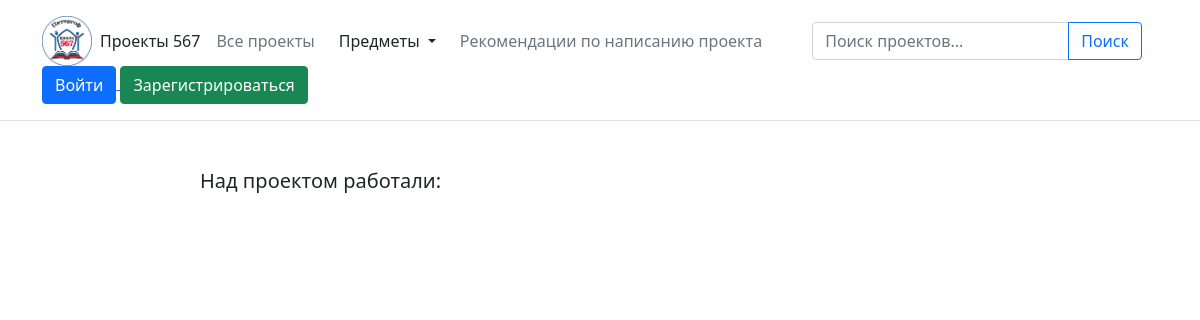
The page /projects/obshchestvo-nashego-vremeni on the database as committed earlier.
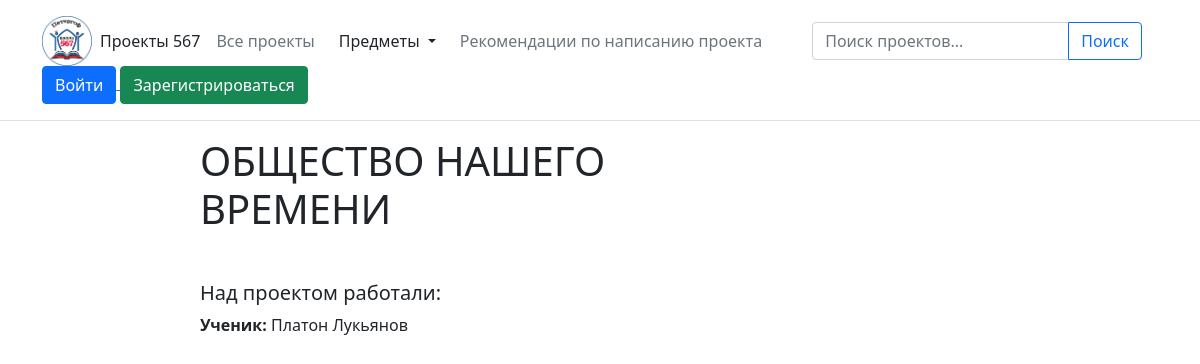
The same page on the database as committed later.
### models.py (models this page shows, shortened)
class Project(db.Model):
    id = db.Column(db.Integer, primary_key=True)
    name = db.Column(db.String(100), nullable=False)
    desc = db.Column(db.Text)
    subject_id = db.Column(db.Integer, db.ForeignKey('subject.id'))
    path_to_index = db.Column(db.String(255))
    site_url = db.Column(db.String(255))
    path_to_tphoto = db.Column(db.String(255))
    has_photo = db.Column(db.Boolean, default=False)
    suggests = db.relationship('ProjectSuggest', lazy=True, backref="project")
    created = db.Column(db.DateTime, default=datetime.now)
    slug = db.Column(db.String, unique=True, nullable=False)
    type = db.Column(db.Integer,
                     default=2)  # 0 - Project without files, 1 - Project with files, 2 - Site
    active = db.Column(db.Boolean, default=False)
    is_best = db.Column(db.Boolean, default=False)

class User(db.Model, UserMixin):
    id = db.Column(db.Integer, primary_key=True)
    email = db.Column(db.String(255), unique=True)
    first_name = db.Column(db.String(100))
    last_name = db.Column(db.String(100))
    password = db.Column(db.String(100), nullable=False)
    usertype_id = db.Column(db.Integer, db.ForeignKey('user_type.id'),
                            nullable=False)
    projects = db.relationship('Project', secondary=projects_users, lazy='subquery',
                               backref=db.backref('users', lazy=True))
    projects_suggests = db.relationship('ProjectSuggest', lazy=True, backref="sender")
    admin_access = db.Column(db.Boolean, default=False)
    email_confirmed = db.Column(db.Boolean, default=False)

class UserType(db.Model):
    id = db.Column(db.Integer, primary_key=True)
    name = db.Column(db.String(60))
    users = db.relationship('User', backref='usertype', lazy=True)
    slug = db.Column(db.String, unique=True)

### projects/blueprint.py (the view)
@projects.route('/<slug>')
def project_detail(slug):
    project = Project.query.filter((Project.slug == slug) & Project.active).first()
    all_subjects = Subject.query.all()
    return render_template('projects/project_detail.html', project=project, subjects=all_subjects)

### accounts/blueprint.py (called while the page is built)
@app.after_request
def redirect_to_signin(response):
    if response.status_code == 401:
        return redirect(url_for('accounts.login_page') + "?next=" + request.url)
    return response

### projects/templates/projects/project_detail.html (shortened to what this page needs)
{% extends 'base.html' %}
{% block content %}
    <div class="col-md-6 offset-2">
        <h1 class="text-uppercase mb-5">{{ project.name }}</h1>
        <div class="authors mb-3">
            <h5>Над проектом работали: </h5>
            {% for user in project.users %}
                <div>
                    <b>{{ user.usertype.name }}: </b>{{ user.first_name + " " + user.last_name }}
                </div>
            {% endfor %}
        </div>
    </div>
{% endblock %}

### templates/base.html (shortened to what this page needs)
<html>
<head>
    <link href="{{ url_for('static', filename='bootstrap.css') }}" rel="stylesheet">
    <link rel="stylesheet" href="https://cdn.jsdelivr.net/npm/bootstrap-icons@1.4.1/font/bootstrap-icons.css">
    <link rel="stylesheet" href="{{ url_for('static', filename='css/card.css') }}">
</head>
<body>
<header class="p-3 mb-3 border-bottom">
    <div class="container">
        <div class="d-flex flex-wrap align-items-center justify-content-center justify-content-lg-start">
            <a href="/" class="d-flex align-items-center mb-2 mb-lg-0 text-dark text-decoration-none">
                <img src="{{ url_for('static', filename='images/567logo.jpg') }}" alt="" width="50">
                <span class="m-2">Проекты 567</span>
            </a>
            <ul class="nav col-12 col-lg-auto me-lg-auto mb-2 justify-content-center mb-md-0">
                <li><a href="{{ url_for('projects.all_projects') }}" class="nav-link px-2 link-secondary">Все
                    проекты</a></li>
                <li>
                    <a class="nav-link dropdown-toggle link-dark" href="#" id="navbarDarkDropdownMenuLink" role="button"
                       data-bs-toggle="dropdown" aria-expanded="false">
                        Предметы
                    </a>
                </li>
                <li>
                    <a href="{{ url_for('projects.all_projects') }}" class="nav-link px-2 link-secondary">
                        Рекомендации по написанию проекта
                    </a>
                </li>
            </ul>
            <form class="col-12 col-lg-auto mb-3 mb-lg-0 me-lg-3" method="get"
                  action="{{ url_for('projects.all_projects') }}">
                <div class="input-group">
                    <input type="search" class="form-control" name="q" placeholder="Поиск проектов..."
                           value={{ request.args.get('q', '') }}>
                    <button type="submit" class="btn btn-outline-primary">Поиск</button>
                </div>
            </form>
            {% if current_user.is_authenticated %}
                <div class="dropdown text-end">
                    <a href="#" class="d-block link-dark text-decoration-none dropdown-toggle" id="dropdownUser1"
                       data-bs-toggle="dropdown" aria-expanded="false">
                        <i class="bi bi-person-circle" style="font-size: 1rem;"></i>
                        <span>{{ current_user.first_name }} {{ current_user.last_name }}</span>
                    </a>
                    <ul class="dropdown-menu text-small" aria-labelledby="dropdownUser1" style="">
                        <li><a class="dropdown-item" href="{{ url_for('projects.upload_project') }}">Новый проект...</a></li>
                        <li class="d-flex justify-content-between align-items-center">
                            <a class="dropdown-item"
                               href="{{ url_for('suggestions.project_suggestions') }}">Заявки...</a>
                            {% if current_user.suggestion_count() %}
                                <span class="badge bg-danger rounded-pill mr-1">{{ current_user.suggestion_count() }}</span>
                            {% endif %}
                            {% if current_user.admin_access %}
                                <li><a class="dropdown-item" href="/admin">Панель администратора...</a></li>
                            {% endif %}
                        </li>
                        <li>
                            <hr class="dropdown-divider">
                        </li>
                        <li>
                            <button type="button" class="dropdown-item" data-bs-toggle="modal"
                                    data-bs-target="#staticBackdrop">Выйти
                            </button>
                        </li>
                    </ul>
                </div>
                <div class="modal fade" id="staticBackdrop" data-bs-backdrop="static" data-bs-keyboard="false"
                     tabindex="-1" aria-labelledby="staticBackdropLabel" aria-hidden="true">
                    <div class="modal-dialog">
                        <div class="modal-content">
                            <div class="modal-header">
                                <h5 class="modal-title" id="staticBackdropLabel">Выход из аккаунта</h5>
                                <button type="button" class="btn-close" data-bs-dismiss="modal"
                                        aria-label="Close"></button>
                            </div>
                            <div class="modal-body">
                                Вы уверены, что хотите выйти из аккаунта?
                            </div>
                            <div class="modal-footer">
                                <button type="button" class="btn btn-secondary" data-bs-dismiss="modal">Закрыть</button>
                                <a href="{{ url_for('accounts.logout') }}?next={{ request.url }}"
                                   class="btn btn-danger">Выйти</a>
                            </div>
                        </div>
                    </div>
                </div>
            {% else %}
                <div class="buttons">
                    <a href="{{ url_for('accounts.login_page') }}?next={{ request.url }}">
                        <button class=" btn btn-primary">Войти</button>
                    </a>
                    <a href="{{ url_for('accounts.register') }}">
                        <button class=" btn btn-success">Зарегистрироваться</button>
                    </a>
                </div>
            {% endif %}
        </div>
    </div>
</header>
<div class="big-mb">
    {% block content %}
    {% endblock %}
</div>
</body>
</html>

### static/css/card.css (style rules this page uses)
.big-mb { margin-bottom: 10%; }

Rows that differ between the two databases and show on the page:
added Project: name "ОБЩЕСТВО НАШЕГО ВРЕМЕНИ"
now on this page (row unchanged): User: usertype.name "Ученик", first_name+last_name "Платон Лукьянов"
